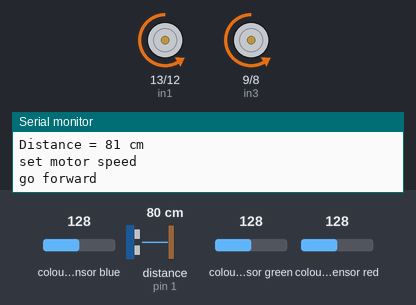
Bench run of a sketch on a simulated Arduino Uno, built with avr-gcc and run on an emulated ATmega328P. Parts: motor-driver pin pairs drawn as motors (green arrow = first pin HIGH = forward, orange = second pin HIGH = backward, longer = more drive, scaled by the enable pin), the last lines printed to the serial monitor. Wiring (inferred from the names in the program): TCS3200 colour sensor: output pin 7; S2 pin 5; S3 pin 6; S0 pin 3; S1 pin 4. The inputs (shaded band) are chosen by the test bench; at power-on: distance to the obstacle (sensor on pin 1) 80 cm, colour sensor blue 128, colour sensor green 128, colour sensor red 128. The echo pulse lasts 58.3 µs per cm.

Above: at 2.2 s.
2.3 s: distance to the obstacle (sensor on pin 1) set to 5 cm
3.8 s: distance to the obstacle (sensor on pin 1) set to 2 cm
At 4.9 s:
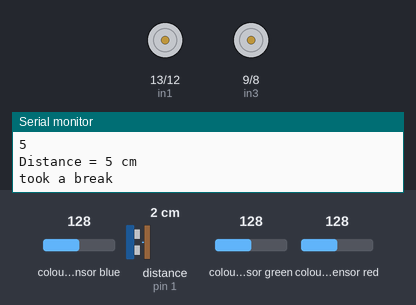
6.8 s: colour sensor blue set to 134
At 9.0 s:
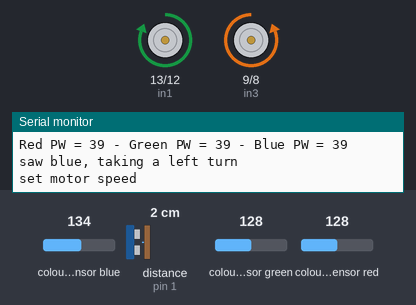
9.8 s: distance to the obstacle (sensor on pin 1) set to 4 cm
At 10.7 s:
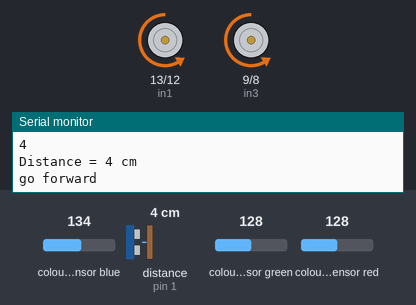
11.3 s: distance to the obstacle (sensor on pin 1) set to 299 cm
At 13.7 s:
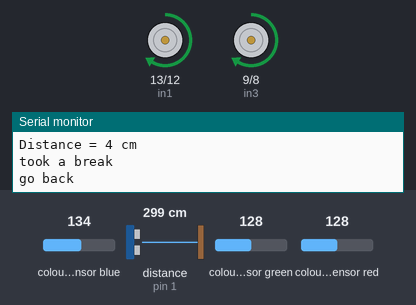
14.3 s: colour sensor green set to 191
Timing chart, 0 to 18.3 s (numbered marks = the images above; inputs shaded):
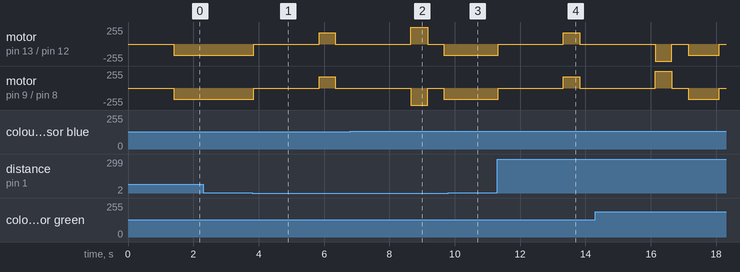

Measured:
- the behaviour switches between 4 and 3 cm on distance to the obstacle (sensor on pin 1) (found by bisection; images 0 and 1)
- the behaviour switches between 131 and 132 on colour sensor blue (found by bisection; images 1 and 2)
- after the input at 3.8 s, motor on pin 13 (in1) / pin 12 (in2), motor on pin 9 (in3) / pin 8 (in4): backward 170/255 → stopped after 0.05 s, → forward 170/255 2.0 s later, → stopped 0.50 s later
- after the input at 9.8 s, motor on pin 13 (in1) / pin 12 (in2), motor on pin 9 (in3) / pin 8 (in4): stays backward 170/255 (without the input it goes to stopped after 0.79 s)
- after the input at 11.3 s, motor on pin 13 (in1) / pin 12 (in2), motor on pin 9 (in3) / pin 8 (in4): backward 170/255 → stopped at once, → forward 170/255 2.0 s later, → stopped 0.50 s later

The sketch:

sketch_feb1a.ino
```cpp
#include <Servo.h>

#define speed 170
#define distanceThreshold 3
// Variables for Color Pulse Width Measurements

extern int rgb[3];  // Declare in another file
extern int distanceFromWall;

// Servo servo;

// const int servoPin = ;
// int pos = 0;

void setup() {
	// Setup Serial Monitor
	Serial.begin(9600);
  motorSetup();
	colourSetup();

	// servo writup
	// servo.attach(servoPin);
	// servo.write(10);
	delay(1000);
}

void loop() {
	pickUpRGB();
  colourTest();
  ultrasoundTest();
  setMotorSpeed(speed);
  goForward();
  while (!isBlack(rgb)) {
    distanceFromWall = getDistanceFromWall();
    while (distanceFromWall > distanceThreshold && distanceFromWall != 0) {
      goForward();
      Serial.println(distanceFromWall > distanceThreshold);
      Serial.println(distanceFromWall);
      distanceFromWall = getDistanceFromWall();
    }
    brake();
    delay(2000);
    goBack();
    delay(500);
    brake();
    pickUpRGB();
    colourTest();
    if (isBlack(rgb)) {
      Serial.println("FINISHED!");
      delay(10000);
      // exit(0);
    }
    else if (isRed(rgb)) {
      Serial.println("saw red, taking a uturn");
      uTurn();
    }
    else if (isGreen(rgb)) {
      Serial.println("saw green, taking a right turn");
      turnRight();
    }
    else if (isBlue(rgb)) {
      Serial.println("saw blue, taking a left turn");
      turnLeft();
    }
    Serial.println("in while loop");
    goForward();
    colourTest();
  }
  // delay(500);
}
```

colour.ino
```cpp
#define OE_PIN 2
#define S0 3
#define S1 4
#define S2 5
#define S3 6
#define sensorOut 7
#define blackThreshold 250

int rgb[3] = { 0, 0, 0 };

void colourSetup() {
	// colour stuff
	// Set S0 - S3 as outputs
	pinMode(OE_PIN, OUTPUT);
	digitalWrite(OE_PIN, LOW);
	pinMode(S0, OUTPUT);
	pinMode(S1, OUTPUT);
	pinMode(S2, OUTPUT);
	pinMode(S3, OUTPUT);

	// Set Pulse Width scaling to 20%
	digitalWrite(S0,HIGH);
	digitalWrite(S1,LOW);

	// Set Sensor output as input
	pinMode(sensorOut, INPUT);
}


void pickUpRGB() {
  // GET PULSE WIDTH
	rgb[0] = getRedPW();
	// Delay to stabilize sensor
	delay(100);

	rgb[1] = getGreenPW();
	delay(100);

	rgb[2] = getBluePW();
	delay(100);
}

bool isBlack(int rgb[]) {
  bool a = (rgb[0] > blackThreshold && rgb[1] > blackThreshold && rgb[2] > blackThreshold);
  delay(100);
  pickUpRGB();
  bool b = (rgb[0] > blackThreshold && rgb[1] > blackThreshold && rgb[2] > blackThreshold);
  delay(100);
  pickUpRGB();
  bool c = (rgb[0] > blackThreshold && rgb[1] > blackThreshold && rgb[2] > blackThreshold);
  return (a && b && c);
}
bool isRed(int rgb[]) {
  bool a = (rgb[0] < rgb[1] && rgb[0] < rgb[2]);
  delay(100);
  pickUpRGB();
  bool b = (rgb[0] < rgb[1] && rgb[0] < rgb[2]);
  delay(100);
  pickUpRGB();
  bool c = (rgb[0] < rgb[1] && rgb[0] < rgb[2]);
  delay(100);
  pickUpRGB();
  return (a && b && c);
}
bool isGreen(int rgb[]) {
  return (rgb[1] < rgb[0] && rgb[1] < rgb[2]);
}
bool isBlue(int rgb[]) {
  return (rgb[2] < rgb[1] && rgb[2] < rgb[0]);
}

void colourTest() {
	// Print output to Serial Monitor
	Serial.print("Red PW = ");
	Serial.print(rgb[0]);
	Serial.print(" - Green PW = ");
	Serial.print(rgb[1]);
	Serial.print(" - Blue PW = ");
	Serial.println(rgb[2]);
}

int getRedPW() {
	// Set sensor to read Red only
	digitalWrite(S2,LOW);
	digitalWrite(S3,LOW);
	int PW;
	// Read the output Pulse Width
	PW = pulseIn(sensorOut, LOW);
	return PW;
}

int getGreenPW() {
	// Set sensor to read Green only
	digitalWrite(S2,HIGH);
	digitalWrite(S3,HIGH);
	int PW;
	// Read the output Pulse Width
	PW = pulseIn(sensorOut, LOW);
	return PW;
}

int getBluePW() {
	// Set sensor to read Blue only
	digitalWrite(S2,LOW);
	digitalWrite(S3,HIGH);
	// Define integer to represent Pulse Width
	int PW;
	// Read the output Pulse Width
	PW = pulseIn(sensorOut, LOW);
	return PW;
}
```

motor.ino
```cpp
// Motor A connections
int enA = 11;
int in1 = 13;
int in2 = 12;
// Motor B connections
int enB = 10;
int in3 = 9;
int in4 = 8;

int rt = 515;

// extern int speed;

void motorSetup() {
  // Set all the motor control pins to outputs
  pinMode(enA, OUTPUT);
  pinMode(enB, OUTPUT);
  pinMode(in1, OUTPUT);
  pinMode(in2, OUTPUT);
  pinMode(in3, OUTPUT);
  pinMode(in4, OUTPUT);

  // Turn off motors - Initial state
  digitalWrite(in1, LOW);
  digitalWrite(in2, LOW);
  digitalWrite(in3, LOW);
  digitalWrite(in4, LOW);
}

void setMotorSpeed(int s) {
  // Set motors to maximum speed
	// For PWM maximum possible values are 0 to 255
	analogWrite(enA, s);
	analogWrite(enB, s);
  Serial.println("set motor speed");
}

void goForward() {
  // Turn on motor A & B
  Serial.println("go forward");
  digitalWrite(in1, LOW);
  digitalWrite(in2, HIGH);
  digitalWrite(in3, LOW);
  digitalWrite(in4, HIGH);

}

void goBack() {
  // Turn on motor A & B
  Serial.println("go back");
  digitalWrite(in1, HIGH);
  digitalWrite(in2, LOW);
  digitalWrite(in3, HIGH);
  digitalWrite(in4, LOW);

}

void turnRight() {
  setMotorSpeed(255);
  digitalWrite(in1, LOW);
  digitalWrite(in2, HIGH);
  digitalWrite(in3, HIGH);
  digitalWrite(in4, LOW);
  delay(rt);
  analogWrite(enA, 0);
  analogWrite(enB, 0);
  delay(500);
  setMotorSpeed(speed);
}

void turnLeft() {
  setMotorSpeed(255);
  digitalWrite(in1, HIGH);
  digitalWrite(in2, LOW);
  digitalWrite(in3, LOW);
  digitalWrite(in4, HIGH);
  delay(rt);
  analogWrite(enA, 0);
  analogWrite(enB, 0);
  delay(500);
  setMotorSpeed(speed);
}

void uTurn() {
  setMotorSpeed(255);
  turnRight();
  turnRight();
  setMotorSpeed(speed);
}

void brake() {
  digitalWrite(in1, LOW);
  digitalWrite(in2, LOW);
  digitalWrite(in3, LOW);
  digitalWrite(in4, LOW);
  Serial.println("took a break");
}
```

ultrasound.ino
```cpp
#include "NewPing.h"

#define TRIG_PIN 0
#define ECHO_PIN 1

#define MAX_DISTANCE 250

int distanceFromWall = 900000001;

NewPing sonar(TRIG_PIN, ECHO_PIN, MAX_DISTANCE);

int getDistanceFromWall() {
  ultrasoundTest();
  return sonar.ping_cm();
}

void ultrasoundTest() {
  Serial.print("Distance = ");
  Serial.print(sonar.ping_cm());
  Serial.println(" cm");
  delay(100);
}
```
